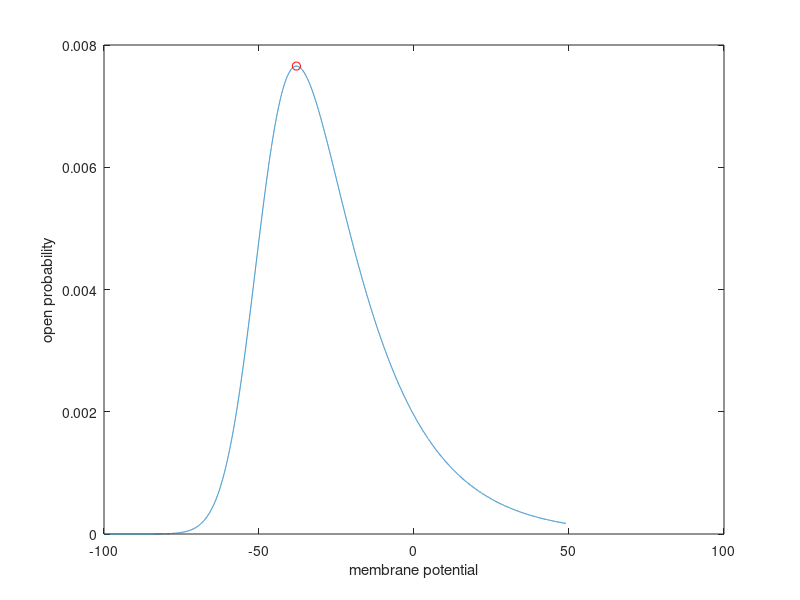

This figure's MATLAB source:
%  Compute the membrane potential leading to the 
%  maximum open probability for the sodium channel
%

v = -29:.01:120;
v = v-71;

am = .1*(25-(v+71))./(exp(2.5-(v+71)/10)-1);
bm = 4*exp(-(v+71)/18);
taum = 1./(am+bm);
minf = am.*taum;

ah  = 0.07*exp(-(v+71)/20);
bh = 1./(exp(3-(v+71)/10)+1);
tauh = 1./(ah+bh);
hinf = ah.*tauh;

o_inf = (minf.^3).*hinf;

[p_max ind_m] = max(o_inf);
v_max = v(ind_m);

info_str = sprintf('maximal open probability: %.2g',p_max);
disp(info_str);
info_str = sprintf('corresponding potential: %.4g',v(ind_m));
disp(info_str);

figure; plot(v,o_inf);
hold on;
plot(v_max,p_max,'or');
xlabel('membrane potential');
ylabel('open probability');

